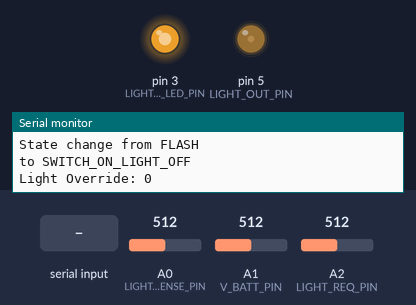
The program below on a simulated Arduino Uno, built with avr-gcc and run on an emulated ATmega328P. Shown: output pins drawn as LEDs (lit = HIGH), the last lines printed to the serial monitor. The test bench sets the inputs (shaded band); at power-on: A1 (V_BATT_PIN) = 512, A2 (LIGHT_REQ_PIN) = 512, A0 (LIGHT_SENSE_PIN) = 512.

Above: at 1.14 s.
1.4 s: A1 (V_BATT_PIN) set to 900
At 3.66 s:
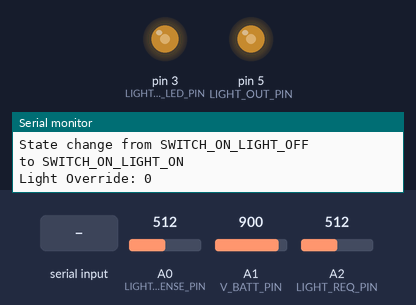
5.3 s: A2 (LIGHT_REQ_PIN) set to 211
6.8 s: A2 (LIGHT_REQ_PIN) set to 192
At 8.2 s:
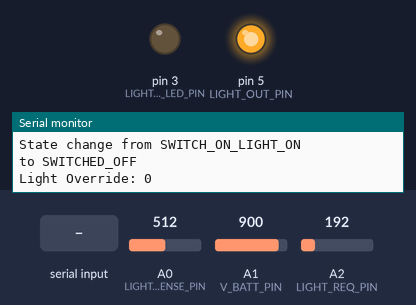
8.4 s: "d" received over Serial
9.9 s: "o" received over Serial
At 11.0 s:
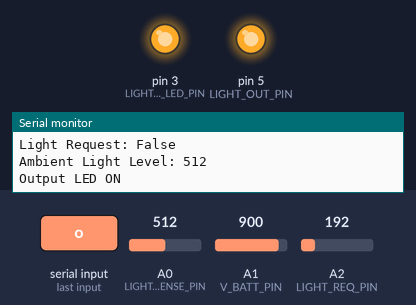
11.4 s: byte 118 ('v') received over Serial
Timing chart, 0 to 13.9 s (numbered marks = the images above; inputs shaded):
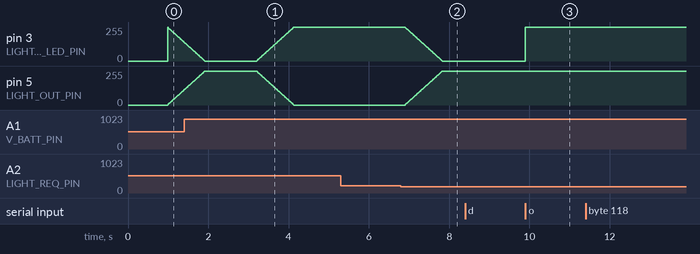

Measured:
- the behaviour switches between 201 and 200 on A2 (LIGHT_REQ_PIN) (found by bisection; images 1 and 2)
- after the input at 5.3 s, every drawn part: stays the same
- after the input at 6.8 s, pin 3 (LIGHT_OUT_LED_PIN): moves from 255/255 to 0/255 over 0.93 s, starting after 0.10 s; pin 5 (LIGHT_OUT_PIN): moves from 0/255 to 255/255 over 0.93 s, starting after 0.10 s
- after the input at 9.9 s, pin 3 (LIGHT_OUT_LED_PIN): 0/255 → 255/255 at once
- by itself, pin 5 (LIGHT_OUT_PIN): rises from 114/255 to 255/255 in 0.51 s, then falls to 0/255 in 2.2 s

The program:

main.cpp
```cpp
#include <Arduino.h>
#include "pinout.h"
#include "calibration.h"
#include "states.h"

// Timing Variables
unsigned long lightLastTime = 0;
unsigned long voltageLastTime = 0;
unsigned long requestTimer = 0;
unsigned long reqestLastTime = 0;
unsigned long flashTime = 0;
unsigned long reqLastChangeTime = 0;
unsigned long overrideTime = 0;

//Global References
uint16_t lightLevel = 0;
uint8_t lightEnabled = 1; // True if light sensor connected.
float voltage = 0;
uint8_t lightRequest = 0;
uint8_t reqStatePrev = 0;
uint8_t state = SWITCHED_OFF;
uint8_t lightOverride = 0;
float voltageTriggerLevelUpper = VOLTAGE_12_TRIGGER_LEVEL_UPPER;
float voltageTriggerLevelLower = VOLTAGE_12_TRIGGER_LEVEL_LOWER;
uint8_t debug = DEBUG; //Provide a software settable debug parameter

//Light Control Variables
int lightOutputLevel = 0;
int requestedLightOutputLevel = 0;
unsigned long lastLightLevelChange = 0;

//Filter Varialbes
float voltageAlpha = 0;
float voltageBeta = 0;
float lightAlpha = 0;
float lightBeta = 0;

//Prototypes
void setAnalogueReference(uint8_t source);

void lightSensorInit();
void lightSensorRead();

void voltageReadInit();
void voltageRead();
void readLightReq();

void setLight(uint8_t state);
void lightLevelCheck();

void serialCheck();

void stateMachine();
void stateTo(uint8_t nextState);
void printState(uint8_t st);

void debugState();

void setup()
{
  //protect for error and rework in PCB v0.3 PROTOTYPE
  pinMode(2, INPUT);

  //Calculate Alpha Filter Multipliers
  voltageAlpha = (float)1 / (float)VOLTAGE_FILTER_LENGTH;
  voltageBeta = (float)1 - (float)voltageAlpha;
  lightAlpha = (float)1 / (float)LIGHT_FILTER_LENGTH;
  lightBeta = (float)1 - (float)lightAlpha;

  Serial.begin(9600);
  if (debug)
  {
    delay(5);
    Serial.println(F("Initialising, DEBUG enabled"));
    Serial.print(F("Voltage Averaged over (ms): "));
    Serial.println(VOLTAGE_CHECK_INTERVAL * VOLTAGE_FILTER_LENGTH);
    Serial.print(F("Light Averaged over (ms): "));
    Serial.println(LIGHT_LEVEL_CHECK_INTERVAL * LIGHT_FILTER_LENGTH);
  }

  pinMode(V_BATT_PIN, INPUT);
  pinMode(LIGHT_REQ_PIN, INPUT);
  pinMode(LIGHT_SENSE_PIN, INPUT);

  pinMode(LIGHT_OUT_PIN, OUTPUT);

  // Initialise Light Sensor
  lightSensorInit(); // Also sets ref voltage to internal for V sensing
  voltageReadInit();
}

void loop()
{
  readLightReq(); // Sample the switch as fast as possible
  stateMachine(); // Run state machine as fast as possible - to respond to switch

  if (millis() - voltageLastTime > VOLTAGE_CHECK_INTERVAL)
  {
    voltageRead();
    voltageLastTime = millis();
  }

  if (lightEnabled && (millis() - lightLastTime > LIGHT_LEVEL_CHECK_INTERVAL))
  {
    lightSensorRead();
    lightLastTime = millis();
  }

  lightLevelCheck(); //Check and adjust light level at loop speed
  serialCheck();
}

//Functions
void setAnalogueReference(uint8_t source)
{
  if (source)
  {
    analogReference(INTERNAL); // Internal resolves to 3
  }
  else
  {
    analogReference(EXTERNAL); // External resolves to 0;
  }
  analogRead(V_BATT_PIN); // AnalogRead applies the analogReference setting above
  delayMicroseconds(10);
}

void lightSensorInit()
{
  setAnalogueReference(EXTERNAL);
  lightLevel = analogRead(LIGHT_SENSE_PIN);
  setAnalogueReference(INTERNAL);
  if (lightLevel > 1000)
  {
    lightEnabled = 0;
    lightLevel = 0; // Full brightness for further calculations.
  }
  if (debug)
    Serial.print(F("Light Sensor initialised to: "));
  if (debug)
    Serial.println(lightLevel);
}

void lightSensorRead()
{
  setAnalogueReference(EXTERNAL);
  lightLevel = lightLevel * lightBeta + analogRead(LIGHT_SENSE_PIN) * lightAlpha;
  setAnalogueReference(INTERNAL);
  // if (debug)
  //   Serial.print(F("Light Sensor Value: "));
  // if (debug)
  //   Serial.println(lightLevel);
}

void voltageReadInit()
{
  voltage = analogRead(V_BATT_PIN) * VOLTAGE_COUNT_CAL;
  if (debug)
    Serial.print(F("Voltage initialised to: "));
  if (debug)
    Serial.println(voltage);
}

void voltageRead()
{
  // voltage = analogRead(V_BATT_PIN) * VOLTAGE_COUNT_CAL;
  voltage = (voltage * voltageBeta + (analogRead(V_BATT_PIN) * VOLTAGE_COUNT_CAL) * voltageAlpha);
  // if (debug)
  //   Serial.print(F("Voltage Value: "));
  // if (debug)
  //   Serial.println(voltage);
}

void readLightReq()
{
  // Debounced Check of Dipped Beam Request
  // uint8_t req = digitalRead(LIGHT_REQ_PIN);
  uint8_t req = analogRead(LIGHT_REQ_PIN) > 200;

  if (req != reqStatePrev)
  {
    reqLastChangeTime = millis();
    reqStatePrev = req;
  }
  else if (reqLastChangeTime)
  { // stops the extra calculations after a change has been actioned
    if (millis() - reqLastChangeTime > 20)
    {
      //Debounced signal switch:
      lightRequest = req;
      reqLastChangeTime = 0;

      if (debug)
        Serial.print(F("ReadLightReq > Switch: "));
      if (debug)
        Serial.println(lightRequest);

      //Override Check
      if (!lightRequest)
      {
        overrideTime = millis();
        if (debug)
          Serial.println(F("ReadLightReq > Override Millis Set"));
      }
      else
      {
        if (millis() - overrideTime < OVERRIDE_TIMER)
        {
          if (debug)
          {
            Serial.print(F("ReadLightReq > Override Triggered @ "));
            Serial.print(millis() - overrideTime);
            Serial.print(F("ms\n\r"));
          }
          lightOverride = 1;
          // overrideTime = 0;
        }
      }
    }
  }

  //Override check
}

void setLight(uint8_t state)
{
  if (state)
  {
    requestedLightOutputLevel = 0; // Full Brightness
  }
  else
  {
    requestedLightOutputLevel = 255; // OFF
  }
  // Old non-pwm implementation
  // digitalWrite(LIGHT_OUT_PIN, !state); //Inverted for new active off design.
  // digitalWrite(LIGHT_OUT_LED_PIN, state);
}

void lightLevelCheck()
{
  if (lightOutputLevel != requestedLightOutputLevel)
  { //Light is transitioning
    if (millis() - lastLightLevelChange > LIGHT_LEVEL_CHANGE_TIME)
    {
      lastLightLevelChange = millis();
      if (requestedLightOutputLevel > lightOutputLevel)
      {
        lightOutputLevel += LIGHT_LEVEL_CHANGE_STEP;
        if (lightOutputLevel > requestedLightOutputLevel)
        {
          lightOutputLevel = requestedLightOutputLevel;
        }
      }
      else
      { // requestedLightLevel < lightOutputLevel
        lightOutputLevel -= LIGHT_LEVEL_CHANGE_STEP;
        if (lightOutputLevel < requestedLightOutputLevel)
        {
          lightOutputLevel = requestedLightOutputLevel;
        }
      }
      analogWrite(LIGHT_OUT_PIN, lightOutputLevel);
      analogWrite(LIGHT_OUT_LED_PIN, 255 - lightOutputLevel);
      // if (debug)
      //   Serial.println(lightOutputLevel);
    }
  }
}

void serialCheck()
{
  if (Serial.available())
  {
    char in = Serial.read();
    if (in == 'd' || in == 'D')
    {
      stateTo(DEBUG_STATE);
    }
  }
}

void stateMachine()
{
  if (state == SWITCHED_OFF)
  {
    // Light is off, can only be turned on by the switch.
    if (lightRequest)
    {
      if (voltage > voltageTriggerLevelUpper)
      {
        // Turns on if voltage is high enough
        setLight(1);
        stateTo(SWITCH_ON_LIGHT_ON);
      }
      else
      {
        // Flashes if voltage too low
        setLight(1);
        flashTime = millis();
        stateTo(FLASH);
      }
    }
    lightOverride = 0;
    // if(lightOverride && (millis() - overrideTime > OVERRIDE_TIMER)) //Only disable override if it's timed out

    return;
  }
  else if (state == SWITCH_ON_LIGHT_ON)
  {
    if (!lightRequest)
    {
      setLight(0);
      stateTo(SWITCHED_OFF);
    }
    else if (voltage < voltageTriggerLevelLower)
    { // If voltage is low
      if (lightLevel < LIGHT_TRIGGER_LEVEL_LOWER)
      { // AND it's light enough
        setLight(0);
        stateTo(SWITCH_ON_LIGHT_OFF);
      }
    }
    return;
  }
  else if (state == SWITCH_ON_LIGHT_OFF)
  {

    if (voltage > voltageTriggerLevelUpper)
    {
      if (debug)
        Serial.println(voltage);
      setLight(1);
      stateTo(SWITCH_ON_LIGHT_ON);
    }
    if (lightLevel > LIGHT_TRIGGER_LEVEL_UPPER)
    { // It's dark
      if (debug)
        Serial.println(lightLevel);
      setLight(1);
      stateTo(SWITCH_ON_LIGHT_ON);
    }
    if (lightOverride)
    {
      setLight(1);
      stateTo(FORCE_ON);
    }
    if (!lightRequest)
    {
      if (debug)
        Serial.println(F("Light Request Low"));
      stateTo(SWITCHED_OFF);
    }
    return;
  }
  else if (state == FORCE_ON)
  {
    if (!lightRequest)
    {
      setLight(0);
      lightOverride = 0;
      stateTo(SWITCHED_OFF);
    }
    return;
  }
  else if (state == FLASH)
  {
    // Expects light to be on and flashtime to be set before entering state
    if (millis() - flashTime > FLASH_DURATION)
    {
      setLight(0);
      stateTo(SWITCH_ON_LIGHT_OFF);
    }
    if (lightOverride)
    {
      setLight(1);
      stateTo(FORCE_ON);
    }
    return;
  }
  else if (state == DEBUG_STATE)
  {
    // Too much code for the state function
    debugState();
    return;
  }
}

void stateTo(uint8_t nextState)
{
  if (debug)
  {

    Serial.print(F("\n---\n\rState change from "));
    printState(state);
    Serial.print(F("\n\rto "));
    printState(nextState);
    Serial.print(F("\n\r"));
    Serial.print(F("Light Override: "));
    Serial.print(lightOverride);
    Serial.print(F("\n\r"));
  }
  state = nextState;
}

void printState(uint8_t st)
{
  switch (st)
  {
  case SWITCHED_OFF:
    Serial.print(F("SWITCHED_OFF"));
    break;
  case SWITCH_ON_LIGHT_ON:
    Serial.print(F("SWITCH_ON_LIGHT_ON"));
    break;
  case SWITCH_ON_LIGHT_OFF:
    Serial.print(F("SWITCH_ON_LIGHT_OFF"));
    break;
  case FORCE_ON:
    Serial.print(F("FORCE_ON"));
    break;
  case FLASH:
    Serial.print(F("FLASH"));
    break;
  case DEBUG_STATE:
    Serial.print(F("DEBUG_STATE"));
    break;
  default:
    Serial.print(F("UNKNOWN"));
    break;
  }
}

void debugState()
{
  // Turn off light, turn on ST light
  uint8_t light = 0;
  uint8_t lightLed = 0;
  uint8_t statusLed = 0;
  digitalWrite(LIGHT_OUT_PIN, !light);
  digitalWrite(LIGHT_OUT_LED_PIN, lightLed);
  digitalWrite(STATUS_LED_PIN, statusLed);

  Serial.println(F("\n\nDEBUG Mode - Normal functionality suspended"));
  Serial.println(F("Press h for command list, q to exit\n\n"));

  Serial.print(F("Voltage: "));
  Serial.println(voltage);

  Serial.print(F("Light Request: "));
  Serial.println(lightRequest ? "True" : "False");

  Serial.print(F("Ambient Light Level: "));
  if (lightEnabled)
  {
    Serial.println(lightLevel);
  }
  else
  {
    Serial.println(F("No Sensor"));
  }

  uint8_t inMenu = 1;
  uint8_t inSubMenu = 0;

  while (inMenu)
  {
    if (Serial.available())
    {
      char tmp = Serial.read();
      if (tmp == 'q' || tmp == 'Q')
      {
        inMenu = 0;
      }
      else if (tmp == 's' || tmp == 'S')
      {
        statusLed = !statusLed;
        digitalWrite(STATUS_LED_PIN, statusLed);
        Serial.print(F("\n\nStatus LED "));
        Serial.println(statusLed ? "ON" : "OFF");
      }
      else if (tmp == 'o' || tmp == 'O')
      {
        lightLed = !lightLed;
        digitalWrite(LIGHT_OUT_LED_PIN, lightLed);
        Serial.print(F("\n\nOutput LED "));
        Serial.println(lightLed ? "ON" : "OFF");
      }
      else if (tmp == 'l' || tmp == 'L')
      {
        readLightReq();
        if (!lightRequest)
        {
          Serial.println(F("\n\nNOTE: Light Req Voltage low - Output not powered"));
        }
        light = !light;
        digitalWrite(LIGHT_OUT_PIN, light);
        Serial.print(F("Dipped Beam Output "));
        Serial.println(light ? "OFF" : "ON");
      }
      else if (tmp == 'v' || tmp == 'V')
      {
        Serial.println(F("\n\nReading Voltage:"));
        inSubMenu = 1;
        while (inSubMenu)
        {
          if (millis() - voltageLastTime > VOLTAGE_CHECK_INTERVAL)
          {
            voltageRead();
            voltageLastTime = millis();
            Serial.print("\r  ");
            Serial.print(voltage);
            Serial.print("v    ");
          }
          if (Serial.available())
          {
            Serial.read(); //clear character
            inSubMenu = 0;
          }
        }
      }
      else if (tmp == 'p' || tmp == 'P')
      {
        Serial.println(F("\n\nControlling Light Level:"));
        Serial.println(F("Use k to increment and m to decrement, q to quit."));
        int level = 255;
        analogWrite(LIGHT_OUT_PIN, level);
        inSubMenu = 1;
        while (inSubMenu)
        {
          if (Serial.available())
          {
            char sTemp = Serial.read(); //clear character
            if(sTemp == 'q'){
              Serial.println(F("\nQuit to main Debug Menu"));
              inSubMenu = 0;
            }
            else if(sTemp == 'k'){
              level --;
              if(level < 0){
                level = 0;
              }
              analogWrite(LIGHT_OUT_PIN, level);
              Serial.print("\r ");
              Serial.print(level);
              Serial.print("    ");
            }
            else if (sTemp == 'm')
            {
              level++;
              if (level > 256)
              {
                level = 256;
              }
              analogWrite(LIGHT_OUT_PIN, level);
              Serial.print("\r ");
              Serial.print(level);
              Serial.print("    ");
            }
          }
        }
      }
    }
  }

  Serial.println(F("Exiting Debug"));
  stateTo(SWITCHED_OFF);
}
```

calibration.h
```cpp
#define DEBUG 1

#define LIGHT_LEVEL_CHECK_INTERVAL 1000     // Check Ambient Light Level every x ms
#define LIGHT_FILTER_LENGTH 20              // Number of readings to average ambient light level over

#define LIGHT_TRIGGER_LEVEL_UPPER 600       // ADC Count for ambient light higher schmitt triger band
#define LIGHT_TRIGGER_LEVEL_LOWER 500       // ADC Count for ambient light lower schmitt triger band


#define VOLTAGE_CHECK_INTERVAL 100          // Check Battery Voltage every x ms
#define VOLTAGE_FILTER_LENGTH 15          // Number of readings to average voltage level over

// #define VOLTAGE_COUNT_CAL 0.015947 //16.33/1024
#define VOLTAGE_COUNT_CAL 0.01609045 //16.01/995

#define TRIGGER_POINT_6_12_VOLTS 7      // boundary for detecing system voltage level on startup

#define VOLTAGE_12_TRIGGER_LEVEL_UPPER 12.6       // Voltage for 12v higher schmitt triger band
#define VOLTAGE_12_TRIGGER_LEVEL_LOWER 11.7       // Voltage for 12v lower schmitt triger band

#define VOLTAGE_6_TRIGGER_LEVEL_UPPER 6.6         // Voltage for higher schmitt triger band
#define VOLTAGE_6_TRIGGER_LEVEL_LOWER 5.7         // Voltage for lower schmitt triger band

#define LIGHT_LEVEL_CHANGE_TIME 10                // mS between PWM light output level changes
#define LIGHT_LEVEL_CHANGE_STEP 3              // PWM counts to adjust light output level by each step

#define FLASH_DURATION 800                  // Duration of light flash in ms

#define OVERRIDE_TIMER 500                  // How long to wait for light to come back on for override functionality
```

pinout.h
```cpp
#define LIGHT_SENSE_PIN A0
#define V_BATT_PIN A1
#define LIGHT_REQ_PIN A2

#define LIGHT_OUT_PIN 5
#define LIGHT_OUT_LED_PIN 3
#define STATUS_LED_PIN 4
```

states.h
```cpp
// State definitions

#define SWITCHED_OFF 0
#define SWITCH_ON_LIGHT_ON 1
#define SWITCH_ON_LIGHT_OFF 2
#define FORCE_ON 3
#define FLASH 4
#define DEBUG_STATE 5 // DEBUG is already taken by the debug flag
```
